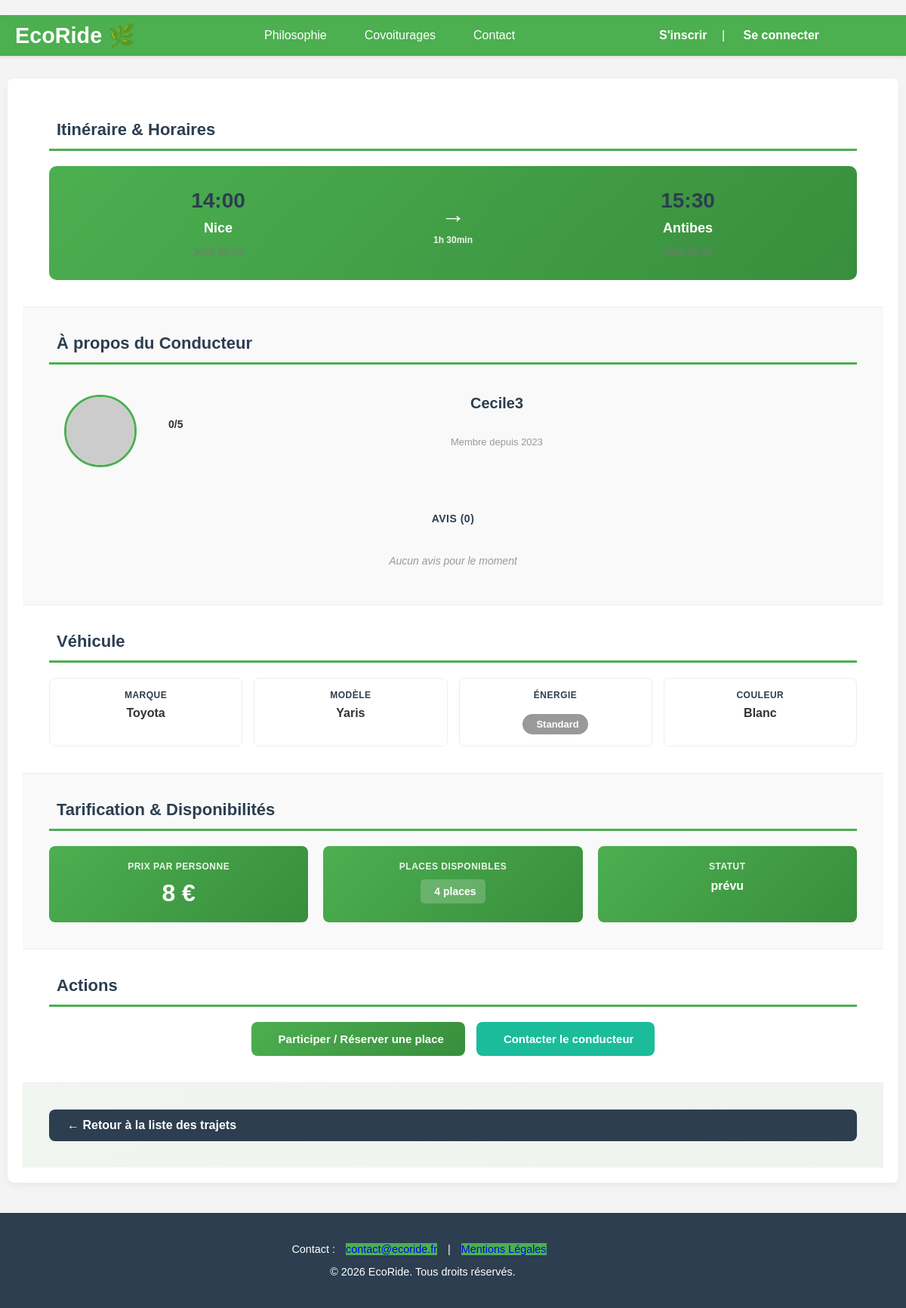
The page /public/index.php?p=trajet-detail&id=3 on the database its author committed.
### tables this page shows
CREATE TABLE IF NOT EXISTS `covoiturage` (
  `covoiturage_id` INT NOT NULL AUTO_INCREMENT,
  `date_depart` DATE NOT NULL,
  `heure_depart` TIME NOT NULL,  
  `lieu_depart` VARCHAR(50) NOT NULL,
  `date_arrivee` DATE NULL,
  `heure_arrivee` TIME NULL,	 
  `lieu_arrivee` VARCHAR(50) NOT NULL,
  `statut_covoiturage_id` INT NOT NULL,  
  `avis_covoiturage_id` INT NULL,  
  `nb_place` INT NOT NULL,
  `prix_personne` FLOAT NOT NULL,
  `voiture_id` INT NOT NULL,  
  PRIMARY KEY (`covoiturage_id`),
  INDEX `fk_covoiturage_voiture_utilise_idx` (`voiture_id` ASC),
  INDEX `fk_statut_covoiturage_idx` (`statut_covoiturage_id` ASC),
  INDEX `fk_avis_covoiturage_idx` (`avis_covoiturage_id` ASC),
  CONSTRAINT `fk_covoiturage_voiture_utilise`
    FOREIGN KEY (`voiture_id`)
    REFERENCES `voiture` (`voiture_id`),
  CONSTRAINT `fk_statut_covoiturage_id`
    FOREIGN KEY (`statut_covoiturage_id`)
    REFERENCES `statut_covoiturage` (`statut_covoiturage_id`),
  CONSTRAINT `fk_avis_covoiturage_id`
    FOREIGN KEY (`avis_covoiturage_id`)
    REFERENCES `avis_covoiturage` (`avis_covoiturage_id`)
);

CREATE TABLE IF NOT EXISTS `utilisateur` (
  `utilisateur_id` INT NOT NULL AUTO_INCREMENT,
  `nom` VARCHAR(50) NOT NULL,
  `prenom` VARCHAR(50) NOT NULL,
  `email` VARCHAR(50) NOT NULL UNIQUE,  
  `password` VARCHAR(50) NOT NULL,
  `telephone` VARCHAR(50) NULL,
  `adresse` VARCHAR(50) NULL,
  `date_naissance` VARCHAR(50) NULL,  
  `photo` BLOB NULL,
  `pseudo` VARCHAR(50) NOT NULL UNIQUE,
  `role_id` INT NOT NULL,  
  `credit` INT NOT NULL DEFAULT 20,
  PRIMARY KEY (`utilisateur_id`),
  INDEX `fk_utilisateur_role_idx` (`role_id` ASC),
  CONSTRAINT `fk_utilisateur_role`
    FOREIGN KEY (`role_id`)
    REFERENCES `role` (`role_id`)
);

CREATE TABLE IF NOT EXISTS `marque` (
  `marque_id` INT NOT NULL AUTO_INCREMENT,
  `libelle` VARCHAR(50) NOT NULL UNIQUE,
  PRIMARY KEY (`marque_id`)
);

CREATE TABLE IF NOT EXISTS `voiture` (
  `voiture_id` INT NOT NULL AUTO_INCREMENT,
  `modele` VARCHAR(50) NOT NULL,
  `immatriculation` VARCHAR(50) NOT NULL UNIQUE,
  `energie` VARCHAR(50) NOT NULL,
  `couleur` VARCHAR(50) NULL,
  `date_premiere_immatriculation` VARCHAR(50) NULL,  
  `marque_id` INT NOT NULL,  
  `utilisateur_id` INT NOT NULL,
  PRIMARY KEY (`voiture_id`),
  INDEX `fk_voiture_marque_detient_idx` (`marque_id` ASC),
  INDEX `fk_voiture_utilisateur_idx` (`utilisateur_id` ASC),
  CONSTRAINT `fk_voiture_marque_detient`
    FOREIGN KEY (`marque_id`)
    REFERENCES `marque` (`marque_id`),
  CONSTRAINT `fk_voiture_utilisateur` 
	FOREIGN KEY (`utilisateur_id`) 
    REFERENCES `utilisateur` (`utilisateur_id`)
);

CREATE TABLE IF NOT EXISTS `statut_covoiturage` (
  `statut_covoiturage_id` INT NOT NULL AUTO_INCREMENT,
  `libelle` VARCHAR(50) NOT NULL UNIQUE,
  PRIMARY KEY (`statut_covoiturage_id`)
);

### app/Views/trajets/trajet_detail.php (the view, shortened to what the rows shown need)
<section class="presentation-section">
    <div class="presentation-content">
    <?php if (isset($trajet)): ?>
        <section class="details-section itinerary-section">
            <h2 class="section-title"><i class="fa-solid fa-map"></i> Itinéraire & Horaires</h2>
            <div class="itinerary-container">
                <div class="journey-point departure">
                    <div class="time"><?= htmlspecialchars(substr($trajet->heure_depart, 0, 5)); ?></div>
                    <div class="city"><?= htmlspecialchars($trajet->lieu_depart); ?></div>
                    <div class="date"><?= htmlspecialchars($trajet->date_depart); ?></div>
                </div>
                <div class="journey-arrow">
                    <span class="arrow">→</span>
                    <span class="duration" id="journey-duration">Durée</span>
                </div>
                <div class="journey-point arrival">
                    <div class="time"><?= htmlspecialchars(substr($trajet->heure_arrivee, 0, 5)); ?></div>
                    <div class="city"><?= htmlspecialchars($trajet->lieu_arrivee); ?></div>
                    <div class="date"><?= htmlspecialchars($trajet->date_arrivee); ?></div>
                </div>
            </div>
        </section>
        <section class="details-section driver-section">
            <h2 class="section-title"><i class="fa-solid fa-user-circle"></i> À propos du Conducteur</h2>
            <div class="driver-card">
                <div class="driver-header">
                    <img class="driver-avatar" src="https://placehold.co/80x80/4CAF50/ffffff?text=<?= htmlspecialchars(substr($trajet->pseudo, 0, 2)); ?>" alt="<?= htmlspecialchars($trajet->pseudo); ?>">
                    <div class="driver-info">
                        <h3 class="driver-name"><?= htmlspecialchars($trajet->pseudo); ?></h3>
                        <div class="driver-rating">
                                <?php
                                $rating = isset($trajet->avis) && !empty($trajet->avis)
                                    ? array_sum(array_map(function ($a) {
                                        return floatval($a->note);
                                    }, $trajet->avis)) / count($trajet->avis)
                                    : 0;
                                $rating = round($rating, 1);
                                ?>
                            <span class="rating-value"><?= htmlspecialchars($rating); ?>/5</span>
                        </div>
                        <p class="member-since">Membre depuis 2023</p>
                    </div>
                </div>
                <div class="reviews-container">
                    <h3 class="subsection-title">Avis (<?= isset($trajet->avis) ? count($trajet->avis) : 0; ?>)</h3>
                    <?php if (isset($trajet->avis) && !empty($trajet->avis)): ?>
                        <div class="reviews-list">
                            <?php foreach ($trajet->avis as $avis): ?>
                                <div class="review-item">
                                    <div class="review-header">
                                        <div class="review-rating">
                                            <?php
                                            $note = floatval($avis->note);
                                            for ($i = 0; $i < 5; $i++) {
                                                if ($i < floor($note)) {
                                                    echo '<i class="fa-solid fa-star filled"></i>';
                                                } elseif ($i < $note) {
                                                    echo '<i class="fa-solid fa-star-half-stroke filled"></i>';
                                                } else {
                                                    echo '<i class="fa-solid fa-star"></i>';
                                                }
                                            }
                                            ?>
                                        </div>
                                        <span class="review-date"><?= htmlspecialchars($avis->statut ?? 'Positif'); ?></span>
                                    </div>
                                    <p class="review-comment"><?= htmlspecialchars($avis->commentaire ?? ''); ?></p>
                                </div>
                            <?php endforeach; ?>
                        </div>
                    <?php else: ?>
                        <p class="no-reviews">Aucun avis pour le moment</p>
                    <?php endif; ?>
                </div>
            </div>
        </section>
        <section class="details-section vehicle-section">
            <h2 class="section-title"><i class="fa-solid fa-car"></i> Véhicule</h2>
            <div class="vehicle-card">
                <div class="vehicle-info-grid">
                    <div class="vehicle-info-item">
                        <span class="label">Marque</span>
                        <span class="value"><?= htmlspecialchars($trajet->marque); ?></span>
                    </div>
                    <div class="vehicle-info-item">
                        <span class="label">Modèle</span>
                        <span class="value"><?= htmlspecialchars($trajet->modele); ?></span>
                    </div>
                    <div class="vehicle-info-item">
                        <span class="label">Énergie</span>
                        <span class="value">
                            <?php
                            if ($energie_normalized === 'electrique') {
                                echo '<span class="eco-badge"><i class="fa-solid fa-leaf"></i> Écologique</span>';
                            } else {
                                echo '<span class="eco-badge standard-badge"><i class="fa-solid fa-car"></i> Standard</span>';
                            }
                            ?>
                        </span>
                    </div>
                    <div class="vehicle-info-item">
                        <span class="label">Couleur</span>
                        <span class="value"><?= htmlspecialchars($trajet->couleur ?? 'Non spécifiée'); ?></span>
                    </div>
                </div>
            </div>
        </section>
        <section class="details-section pricing-section">
            <h2 class="section-title"><i class="fa-solid fa-euro-sign"></i> Tarification & Disponibilités</h2>
            <div class="pricing-grid">
                <div class="pricing-item">
                    <span class="label">Prix par personne</span>
                    <span class="price-value"><?= htmlspecialchars($trajet->prix_personne); ?> €</span>
                </div>
                <div class="pricing-item">
                    <span class="label">Places disponibles</span>
                    <span class="value">
                        <?php
                        $nb_place = intval($trajet->nb_place);
                        if ($nb_place > 0) {
                            echo '<span class="seats-available"><i class="fa-solid fa-chair"></i> ' . htmlspecialchars($nb_place) . ' place' . ($nb_place > 1 ? 's' : '') . '</span>';
                        } else {
                            echo '<span class="seats-full"><i class="fa-solid fa-ban"></i> Complet</span>';
                        }
                        ?>
                    </span>
                </div>
                <div class="pricing-item">
                    <span class="label">Statut</span>
                    <span class="value"><?= htmlspecialchars($trajet->statut); ?></span>
                </div>
            </div>
        </section>
        <section class="details-section actions-section">
            <h2 class="section-title"><i class="fa-solid fa-calendar-check"></i> Actions</h2>
            <div class="action-buttons">
                <?php
                $nb_place = intval($trajet->nb_place);
                if ($nb_place > 0) {
                ?>
                    <form method="POST" id="formParticiper">
                        <button type="submit" class="btn-action btn-reserve">
                            <i class="fa-solid fa-check"></i> Participer / Réserver une place
                        </button>
                    </form>
                <?php
                } else {
                    echo '<button class="btn-action btn-disabled" disabled><i class="fa-solid fa-ban"></i> Complet</button>';
                }
                ?>
                <button class="btn-action btn-contact"><i class="fa-solid fa-envelope"></i> Contacter le conducteur</button>
            </div>
        </section>
        <section class="details-section return-section">
            <a href="index.php?p=trajet" class="btn-back">← Retour à la liste des trajets</a>
        </section>
    <?php endif; ?>
    </div>
</section>

### rows shown on the page
covoiturage: heure_depart "14:00", lieu_depart "Nice", heure_arrivee "15:30", lieu_arrivee "Antibes", utilisateur.pseudo "Cecile3", marque.libelle "Toyota", voiture.modele "Yaris", voiture.couleur "Blanc", prix_personne "8", nb_place "4", statut_covoiturage.libelle "prévu"

### other values the page prints
$rating "0"
count($trajet->avis) "0"
